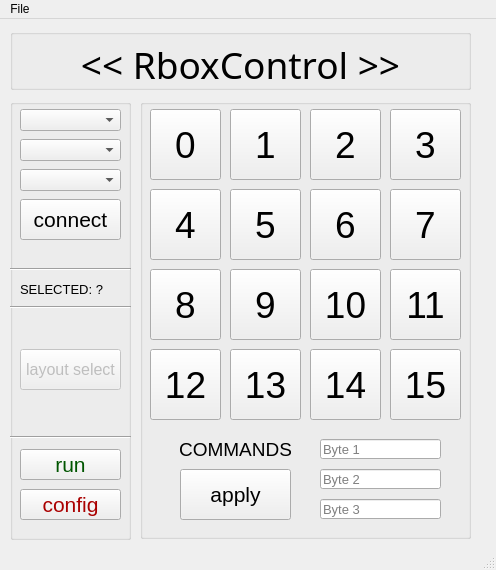
<?xml version="1.0" encoding="UTF-8"?>
<ui version="4.0">
 <class>MainWindow</class>
 <widget class="QMainWindow" name="MainWindow">
  <property name="geometry">
   <rect>
    <x>0</x>
    <y>0</y>
    <width>496</width>
    <height>570</height>
   </rect>
  </property>
  <property name="windowTitle">
   <string>RBoxControl</string>
  </property>
  <widget class="QWidget" name="centralwidget">
   <widget class="QGroupBox" name="groupBox">
    <property name="geometry">
     <rect>
      <x>10</x>
      <y>10</y>
      <width>461</width>
      <height>61</height>
     </rect>
    </property>
    <property name="title">
     <string/>
    </property>
    <widget class="QLabel" name="title">
     <property name="geometry">
      <rect>
       <x>40</x>
       <y>10</y>
       <width>381</width>
       <height>41</height>
      </rect>
     </property>
     <property name="font">
      <font>
       <family>Source Code Pro</family>
       <pointsize>28</pointsize>
      </font>
     </property>
     <property name="text">
      <string>&lt;&lt; RboxControl &gt;&gt;</string>
     </property>
     <property name="alignment">
      <set>Qt::AlignCenter</set>
     </property>
    </widget>
   </widget>
   <widget class="QGroupBox" name="groupBox_2">
    <property name="geometry">
     <rect>
      <x>140</x>
      <y>80</y>
      <width>331</width>
      <height>440</height>
     </rect>
    </property>
    <property name="font">
     <font>
      <pointsize>28</pointsize>
     </font>
    </property>
    <property name="title">
     <string/>
    </property>
    <widget class="QPushButton" name="button_0">
     <property name="geometry">
      <rect>
       <x>10</x>
       <y>10</y>
       <width>71</width>
       <height>71</height>
      </rect>
     </property>
     <property name="font">
      <font>
       <pointsize>28</pointsize>
      </font>
     </property>
     <property name="text">
      <string>0</string>
     </property>
    </widget>
    <widget class="QPushButton" name="button_1">
     <property name="geometry">
      <rect>
       <x>90</x>
       <y>10</y>
       <width>71</width>
       <height>71</height>
      </rect>
     </property>
     <property name="font">
      <font>
       <pointsize>28</pointsize>
      </font>
     </property>
     <property name="text">
      <string>1</string>
     </property>
    </widget>
    <widget class="QPushButton" name="button_2">
     <property name="geometry">
      <rect>
       <x>170</x>
       <y>10</y>
       <width>71</width>
       <height>71</height>
      </rect>
     </property>
     <property name="font">
      <font>
       <pointsize>28</pointsize>
      </font>
     </property>
     <property name="text">
      <string>2</string>
     </property>
    </widget>
    <widget class="QPushButton" name="button_3">
     <property name="geometry">
      <rect>
       <x>250</x>
       <y>10</y>
       <width>71</width>
       <height>71</height>
      </rect>
     </property>
     <property name="font">
      <font>
       <pointsize>28</pointsize>
      </font>
     </property>
     <property name="text">
      <string>3</string>
     </property>
    </widget>
    <widget class="QPushButton" name="button_5">
     <property name="geometry">
      <rect>
       <x>90</x>
       <y>90</y>
       <width>71</width>
       <height>71</height>
      </rect>
     </property>
     <property name="font">
      <font>
       <pointsize>28</pointsize>
      </font>
     </property>
     <property name="text">
      <string>5</string>
     </property>
    </widget>
    <widget class="QPushButton" name="button_4">
     <property name="geometry">
      <rect>
       <x>10</x>
       <y>90</y>
       <width>71</width>
       <height>71</height>
      </rect>
     </property>
     <property name="font">
      <font>
       <pointsize>28</pointsize>
      </font>
     </property>
     <property name="text">
      <string>4</string>
     </property>
    </widget>
    <widget class="QPushButton" name="button_7">
     <property name="geometry">
      <rect>
       <x>250</x>
       <y>90</y>
       <width>71</width>
       <height>71</height>
      </rect>
     </property>
     <property name="font">
      <font>
       <pointsize>28</pointsize>
      </font>
     </property>
     <property name="text">
      <string>7</string>
     </property>
    </widget>
    <widget class="QPushButton" name="button_6">
     <property name="geometry">
      <rect>
       <x>170</x>
       <y>90</y>
       <width>71</width>
       <height>71</height>
      </rect>
     </property>
     <property name="font">
      <font>
       <pointsize>28</pointsize>
      </font>
     </property>
     <property name="text">
      <string>6</string>
     </property>
    </widget>
    <widget class="QPushButton" name="button_9">
     <property name="geometry">
      <rect>
       <x>90</x>
       <y>170</y>
       <width>71</width>
       <height>71</height>
      </rect>
     </property>
     <property name="font">
      <font>
       <pointsize>28</pointsize>
      </font>
     </property>
     <property name="text">
      <string>9</string>
     </property>
    </widget>
    <widget class="QPushButton" name="button_8">
     <property name="geometry">
      <rect>
       <x>10</x>
       <y>170</y>
       <width>71</width>
       <height>71</height>
      </rect>
     </property>
     <property name="font">
      <font>
       <pointsize>28</pointsize>
      </font>
     </property>
     <property name="text">
      <string>8</string>
     </property>
    </widget>
    <widget class="QPushButton" name="button_11">
     <property name="geometry">
      <rect>
       <x>250</x>
       <y>170</y>
       <width>71</width>
       <height>71</height>
      </rect>
     </property>
     <property name="font">
      <font>
       <pointsize>28</pointsize>
      </font>
     </property>
     <property name="text">
      <string>11</string>
     </property>
    </widget>
    <widget class="QPushButton" name="button_10">
     <property name="geometry">
      <rect>
       <x>170</x>
       <y>170</y>
       <width>71</width>
       <height>71</height>
      </rect>
     </property>
     <property name="font">
      <font>
       <pointsize>28</pointsize>
      </font>
     </property>
     <property name="text">
      <string>10</string>
     </property>
    </widget>
    <widget class="QPushButton" name="button_13">
     <property name="geometry">
      <rect>
       <x>90</x>
       <y>250</y>
       <width>71</width>
       <height>71</height>
      </rect>
     </property>
     <property name="font">
      <font>
       <pointsize>28</pointsize>
      </font>
     </property>
     <property name="text">
      <string>13</string>
     </property>
    </widget>
    <widget class="QPushButton" name="button_12">
     <property name="geometry">
      <rect>
       <x>10</x>
       <y>250</y>
       <width>71</width>
       <height>71</height>
      </rect>
     </property>
     <property name="font">
      <font>
       <pointsize>28</pointsize>
      </font>
     </property>
     <property name="text">
      <string>12</string>
     </property>
    </widget>
    <widget class="QPushButton" name="button_15">
     <property name="geometry">
      <rect>
       <x>250</x>
       <y>250</y>
       <width>71</width>
       <height>71</height>
      </rect>
     </property>
     <property name="font">
      <font>
       <pointsize>28</pointsize>
      </font>
     </property>
     <property name="text">
      <string>15</string>
     </property>
    </widget>
    <widget class="QPushButton" name="button_14">
     <property name="geometry">
      <rect>
       <x>170</x>
       <y>250</y>
       <width>71</width>
       <height>71</height>
      </rect>
     </property>
     <property name="font">
      <font>
       <pointsize>28</pointsize>
      </font>
     </property>
     <property name="text">
      <string>14</string>
     </property>
    </widget>
    <widget class="QLineEdit" name="byte1">
     <property name="geometry">
      <rect>
       <x>180</x>
       <y>340</y>
       <width>121</width>
       <height>20</height>
      </rect>
     </property>
     <property name="font">
      <font>
       <pointsize>10</pointsize>
      </font>
     </property>
     <property name="placeholderText">
      <string>Byte 1</string>
     </property>
    </widget>
    <widget class="QLineEdit" name="byte3">
     <property name="geometry">
      <rect>
       <x>180</x>
       <y>400</y>
       <width>121</width>
       <height>20</height>
      </rect>
     </property>
     <property name="font">
      <font>
       <pointsize>10</pointsize>
      </font>
     </property>
     <property name="placeholderText">
      <string>Byte 3</string>
     </property>
    </widget>
    <widget class="QLineEdit" name="byte2">
     <property name="geometry">
      <rect>
       <x>180</x>
       <y>370</y>
       <width>121</width>
       <height>20</height>
      </rect>
     </property>
     <property name="font">
      <font>
       <pointsize>10</pointsize>
      </font>
     </property>
     <property name="placeholderText">
      <string>Byte 2</string>
     </property>
    </widget>
    <widget class="QLabel" name="label_4">
     <property name="geometry">
      <rect>
       <x>40</x>
       <y>340</y>
       <width>111</width>
       <height>20</height>
      </rect>
     </property>
     <property name="font">
      <font>
       <pointsize>14</pointsize>
      </font>
     </property>
     <property name="text">
      <string>COMMANDS</string>
     </property>
     <property name="alignment">
      <set>Qt::AlignCenter</set>
     </property>
    </widget>
    <widget class="QPushButton" name="apply">
     <property name="geometry">
      <rect>
       <x>40</x>
       <y>370</y>
       <width>111</width>
       <height>51</height>
      </rect>
     </property>
     <property name="font">
      <font>
       <pointsize>16</pointsize>
      </font>
     </property>
     <property name="text">
      <string>apply</string>
     </property>
    </widget>
   </widget>
   <widget class="QGroupBox" name="groupBox_3">
    <property name="geometry">
     <rect>
      <x>10</x>
      <y>80</y>
      <width>121</width>
      <height>441</height>
     </rect>
    </property>
    <property name="title">
     <string/>
    </property>
    <widget class="QPushButton" name="connect">
     <property name="geometry">
      <rect>
       <x>10</x>
       <y>100</y>
       <width>101</width>
       <height>41</height>
      </rect>
     </property>
     <property name="font">
      <font>
       <pointsize>16</pointsize>
      </font>
     </property>
     <property name="text">
      <string>connect</string>
     </property>
    </widget>
    <widget class="QPushButton" name="run">
     <property name="geometry">
      <rect>
       <x>10</x>
       <y>350</y>
       <width>101</width>
       <height>31</height>
      </rect>
     </property>
     <property name="palette">
      <palette>
       <active>
        <colorrole role="ButtonText">
         <brush brushstyle="SolidPattern">
          <color alpha="255">
           <red>0</red>
           <green>85</green>
           <blue>0</blue>
          </color>
         </brush>
        </colorrole>
       </active>
       <inactive>
        <colorrole role="ButtonText">
         <brush brushstyle="SolidPattern">
          <color alpha="255">
           <red>0</red>
           <green>85</green>
           <blue>0</blue>
          </color>
         </brush>
        </colorrole>
       </inactive>
       <disabled>
        <colorrole role="ButtonText">
         <brush brushstyle="SolidPattern">
          <color alpha="255">
           <red>120</red>
           <green>120</green>
           <blue>120</blue>
          </color>
         </brush>
        </colorrole>
       </disabled>
      </palette>
     </property>
     <property name="font">
      <font>
       <pointsize>16</pointsize>
      </font>
     </property>
     <property name="text">
      <string>run</string>
     </property>
    </widget>
    <widget class="QPushButton" name="config">
     <property name="geometry">
      <rect>
       <x>10</x>
       <y>390</y>
       <width>101</width>
       <height>31</height>
      </rect>
     </property>
     <property name="palette">
      <palette>
       <active>
        <colorrole role="ButtonText">
         <brush brushstyle="SolidPattern">
          <color alpha="255">
           <red>170</red>
           <green>0</green>
           <blue>0</blue>
          </color>
         </brush>
        </colorrole>
       </active>
       <inactive>
        <colorrole role="ButtonText">
         <brush brushstyle="SolidPattern">
          <color alpha="255">
           <red>170</red>
           <green>0</green>
           <blue>0</blue>
          </color>
         </brush>
        </colorrole>
       </inactive>
       <disabled>
        <colorrole role="ButtonText">
         <brush brushstyle="SolidPattern">
          <color alpha="255">
           <red>120</red>
           <green>120</green>
           <blue>120</blue>
          </color>
         </brush>
        </colorrole>
       </disabled>
      </palette>
     </property>
     <property name="font">
      <font>
       <pointsize>16</pointsize>
      </font>
     </property>
     <property name="text">
      <string>config</string>
     </property>
    </widget>
    <widget class="QComboBox" name="serial_port">
     <property name="geometry">
      <rect>
       <x>10</x>
       <y>10</y>
       <width>101</width>
       <height>22</height>
      </rect>
     </property>
     <property name="currentText">
      <string/>
     </property>
     <property name="placeholderText">
      <string>Port</string>
     </property>
     <item>
      <property name="text">
       <string>-- Port --</string>
      </property>
     </item>
    </widget>
    <widget class="Line" name="line_2">
     <property name="geometry">
      <rect>
       <x>0</x>
       <y>160</y>
       <width>121</width>
       <height>20</height>
      </rect>
     </property>
     <property name="orientation">
      <enum>Qt::Horizontal</enum>
     </property>
    </widget>
    <widget class="QLabel" name="selected">
     <property name="geometry">
      <rect>
       <x>10</x>
       <y>180</y>
       <width>101</width>
       <height>21</height>
      </rect>
     </property>
     <property name="font">
      <font>
       <pointsize>10</pointsize>
      </font>
     </property>
     <property name="text">
      <string>SELECTED: ?</string>
     </property>
    </widget>
    <widget class="Line" name="line_3">
     <property name="geometry">
      <rect>
       <x>0</x>
       <y>200</y>
       <width>121</width>
       <height>16</height>
      </rect>
     </property>
     <property name="font">
      <font>
       <family>MS Serif</family>
      </font>
     </property>
     <property name="orientation">
      <enum>Qt::Horizontal</enum>
     </property>
    </widget>
    <widget class="QComboBox" name="midi_port">
     <property name="geometry">
      <rect>
       <x>10</x>
       <y>40</y>
       <width>101</width>
       <height>22</height>
      </rect>
     </property>
     <property name="currentText">
      <string/>
     </property>
     <property name="placeholderText">
      <string>Port</string>
     </property>
     <item>
      <property name="text">
       <string>-- MIDI out --</string>
      </property>
      <property name="icon">
       <iconset theme="hier">
        <normaloff>.</normaloff>.</iconset>
      </property>
     </item>
    </widget>
    <widget class="QComboBox" name="midi_port_in">
     <property name="geometry">
      <rect>
       <x>10</x>
       <y>70</y>
       <width>101</width>
       <height>22</height>
      </rect>
     </property>
     <property name="currentText">
      <string/>
     </property>
     <property name="placeholderText">
      <string>Port</string>
     </property>
     <item>
      <property name="text">
       <string>-- MIDI in --</string>
      </property>
      <property name="icon">
       <iconset theme="hier">
        <normaloff>.</normaloff>.</iconset>
      </property>
     </item>
     <item>
      <property name="text">
       <string>&gt;&gt; TILT &lt;&lt;</string>
      </property>
     </item>
    </widget>
    <widget class="QPushButton" name="layout">
     <property name="enabled">
      <bool>false</bool>
     </property>
     <property name="geometry">
      <rect>
       <x>10</x>
       <y>250</y>
       <width>101</width>
       <height>41</height>
      </rect>
     </property>
     <property name="font">
      <font>
       <pointsize>12</pointsize>
      </font>
     </property>
     <property name="text">
      <string>layout select</string>
     </property>
    </widget>
    <widget class="Line" name="line_4">
     <property name="geometry">
      <rect>
       <x>0</x>
       <y>330</y>
       <width>121</width>
       <height>16</height>
      </rect>
     </property>
     <property name="font">
      <font>
       <family>MS Serif</family>
      </font>
     </property>
     <property name="orientation">
      <enum>Qt::Horizontal</enum>
     </property>
    </widget>
   </widget>
  </widget>
  <widget class="QMenuBar" name="menubar">
   <property name="geometry">
    <rect>
     <x>0</x>
     <y>0</y>
     <width>496</width>
     <height>21</height>
    </rect>
   </property>
   <widget class="QMenu" name="menuFile">
    <property name="title">
     <string>File</string>
    </property>
    <addaction name="quit"/>
    <addaction name="to_tray"/>
   </widget>
   <addaction name="menuFile"/>
  </widget>
  <widget class="QStatusBar" name="statusbar"/>
  <action name="quit">
   <property name="text">
    <string>Quit</string>
   </property>
   <property name="shortcut">
    <string>Alt+Q</string>
   </property>
  </action>
  <action name="to_tray">
   <property name="text">
    <string>Tray</string>
   </property>
   <property name="shortcut">
    <string>Ctrl+Q</string>
   </property>
  </action>
 </widget>
 <resources/>
 <connections/>
</ui>
